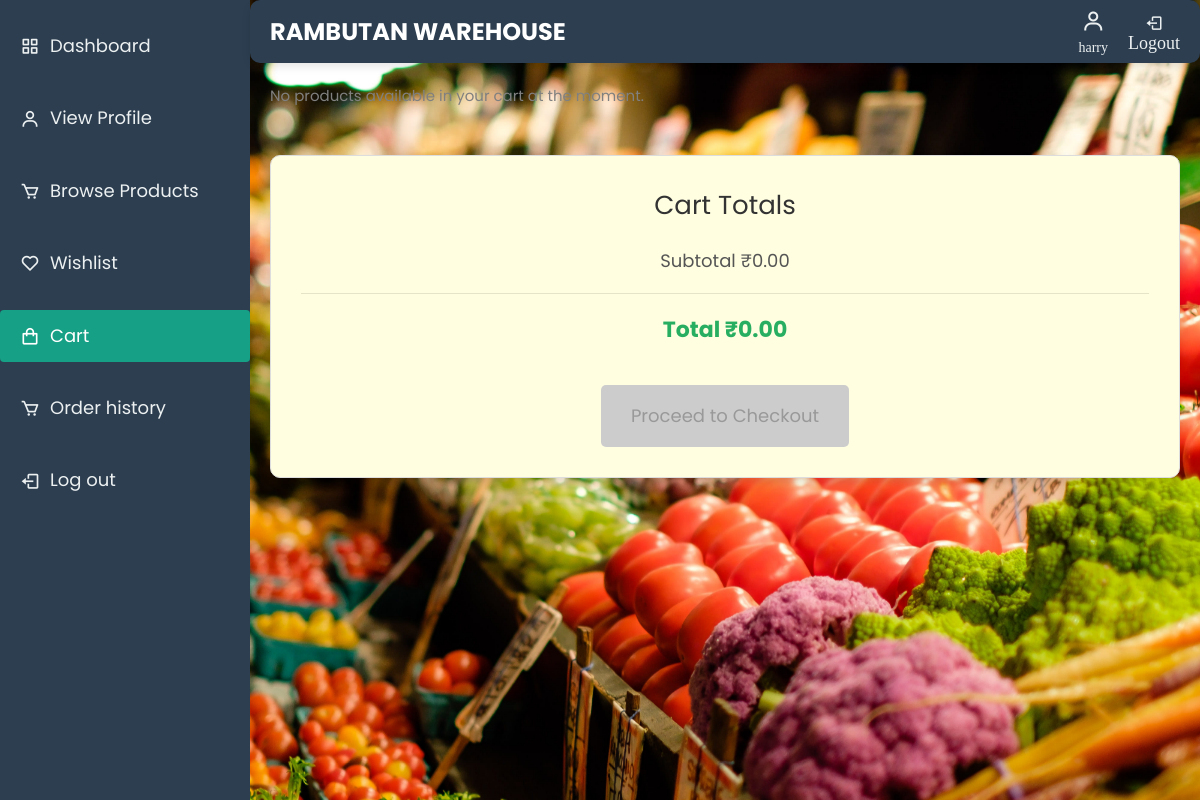
/cart/ (signed in), run on an earlier commit of the app's database.
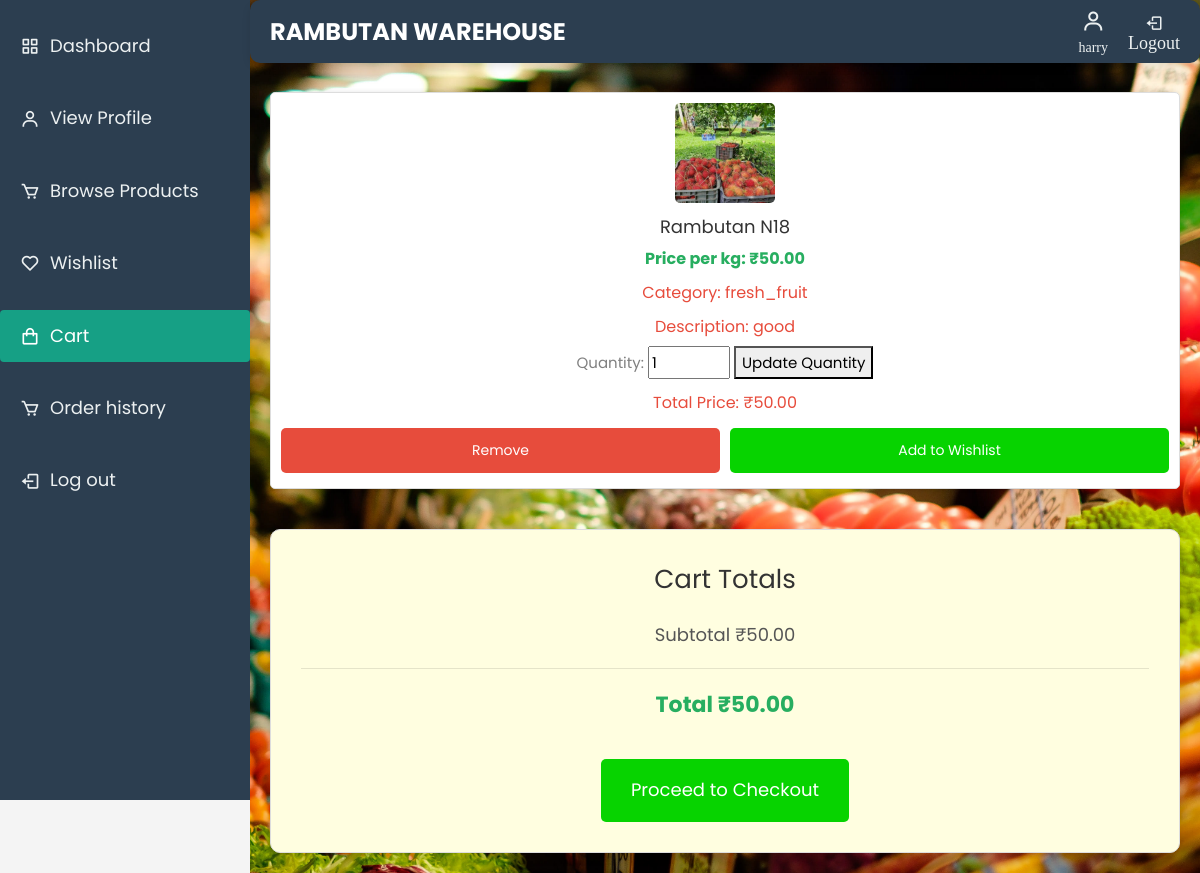
And on a later commit of the database.
### warehouse/models.py (models this page shows, shortened)
class Cart(models.Model):
    user = models.ForeignKey(settings.AUTH_USER_MODEL, on_delete=models.CASCADE, related_name='carts')
    rambutan_post = models.ForeignKey(RambutanPost, on_delete=models.CASCADE, related_name='carts')
    quantity = models.PositiveIntegerField(default=1)
    price = models.DecimalField(max_digits=10, decimal_places=2, null=True, blank=True)
    total_price = models.DecimalField(max_digits=10, decimal_places=2, null=True, blank=True)
    added_at = models.DateTimeField(auto_now_add=True)
    class Meta:
        unique_together = ('user', 'rambutan_post')

class RambutanPost(models.Model):
    farmer = models.ForeignKey('FarmerDetails', on_delete=models.CASCADE, related_name='rambutan_posts')
    PRODUCT_CHOICES = sorted([
        ('Binjai', 'Binjai'),
        ('Caesar', 'Caesar'),
        ('E35', 'E35'),
        ('Hg Deli Baling', 'Hg Deli Baling'),
        ('Jarum Emas', 'Jarum Emas'),
        ('Maharlika', 'Maharlika'),
        ('Malwana', 'Malwana'),
        ('Muar Gading', 'Muar Gading'),
        ('Rambutan N18', 'Rambutan N18'),
        ('Rongrien', 'Rongrien'),
        ('School Boy', 'School Boy'),
        ('other', 'Other')  # 'Other' option placed last
    ], key=lambda x: (x[0] != 'other', x[0]))  # Ensures 'Other' is last
    product = models.CharField(max_length=255, choices=PRODUCT_CHOICES)
    CATEGORY_CHOICES = [
        ('fresh_fruit', 'Fresh Fruit'),
        ('juice', 'Juice'),
        ('pickle', 'Pickle'),
        ('wine', 'Wine'),
    ]
    category = models.CharField(max_length=20, choices=CATEGORY_CHOICES)
    quantity_type = models.CharField(max_length=10, choices=[('kg', 'Kilograms'), ('L', 'Litres')])
    quantity = models.PositiveIntegerField(default=1)
    quantity_left = models.PositiveIntegerField(default=0)
    price = models.DecimalField(max_digits=10, decimal_places=2)
    image = models.ImageField(upload_to='rambutan_images/')
    description = models.TextField()
    created_at = models.DateTimeField(auto_now_add=True)
    is_available = models.BooleanField(default=True)

### warehouse/views.py (the view)
# urls.py: path('cart/', views.cart, name='cart'),
@login_required
@cache_control(no_cache=True, must_revalidate=True, no_store=True)
def cart(request):
    cart_items = Cart.objects.filter(user=request.user)
    for item in cart_items:
        item.total_price = item.price * item.quantity
    total_price = sum(item.total_price for item in cart_items)
    context = {
        'cart_items': cart_items,
        'total_price': total_price,
    }
    return render(request, 'cart.html', context)

### warehouse/templates/cart.html (shortened to what the changed rows need)
{% load static %}
<!DOCTYPE html>
<html lang="en" dir="ltr">
<head>
    <link rel="stylesheet" href="{% static 'css/open-iconic-bootstrap.min.css' %}">
    <link rel="stylesheet" href="{% static 'css/animate.css' %}">
    <link rel="stylesheet" href="{% static 'css/owl.carousel.min.css' %}">
    <link rel="stylesheet" href="{% static 'css/owl.theme.default.min.css' %}">
    <link rel="stylesheet" href="{% static 'css/magnific-popup.css' %}">
    <link rel="stylesheet" href="{% static 'css/aos.css' %}">
    <link rel="stylesheet" href="{% static 'css/ionicons.min.css' %}">
    <link rel="stylesheet" href="{% static 'css/bootstrap-datepicker.css' %}">
    <link rel="stylesheet" href="{% static 'css/jquery.timepicker.css' %}">
    <link rel="stylesheet" href="{% static 'css/flaticon.css' %}">
    <link rel="stylesheet" href="{% static 'css/icomoon.css' %}">
    <link rel="stylesheet" href="{% static 'css/style.css' %}">
   <link href="https://unpkg.com/boxicons@2.0.7/css/boxicons.min.css" rel="stylesheet">
   <link href="https://cdn.jsdelivr.net/npm/sweetalert2@11/dist/sweetalert2.min.css" rel="stylesheet">
</head>
<body>
    <section class="home-section">
<div class="main-content">
    <h2> Cart</h2>
    <div class="product-listing">
        {% for item in cart_items %}
        <div class="product" id="product-{{ item.id }}">
            <img src="{% if item.rambutan_post.image %}/media/{{ item.rambutan_post.image }}{% else %}{% static 'images/default_product.jpg' %}{% endif %}" alt="{{ item.rambutan_post.name }}" width="100px">
            <h3>{{ item.rambutan_post.product }}</h3>
            <p class="price">Price per {{item.rambutan_post.quantity_type}}: ₹<span id="price-{{ item.id }}">{{ item.price }}</span></p>
            <p>Category: {{ item.rambutan_post.category }}</p>
            <p>Description: {{ item.rambutan_post.description }}</p>
            <form
    action="{% url 'update_cart_item_quantity' item.id %}"
    method="POST"
    class="update-quantity-form"
    data-current-quantity="{{ item.rambutan_post.quantity_left }}">
    <label for="quantity-{{ item.id }}">Quantity:</label>
    <input
        type="number"
        id="quantity-{{ item.id }}"
        name="quantity"
        value="{{ item.quantity }}"
        min="1"
        max="{{ item.rambutan_post.quantity_left }}"
    >
    <button type="submit" class="update-button" {% if not item.rambutan_post.is_available %} disabled {% endif %}>Update Quantity</button>
</form>
            <p>Total Price: ₹<span id="total-price-{{ item.id }}">{{ item.total_price }}</span></p>
            <div class="cart-buttons">
                <button class="remove"><a href="{% url 'remove_cart_item' item.id %}">Remove</a></button>
                {% if item.rambutan_post.is_available %}
                    <button class="add"><a href="{% url 'add_to_wishlist' item.rambutan_post.id %}">Add to Wishlist</a></button>
                {% endif %}
            </div>
        </div>
        {% empty %}
        <p>No products available in your cart at the moment.</p>
        {% endfor %}
    </div>
    <div class="cart-total-box">
        <h3>Cart Totals</h3>
        <p>
            <span>Subtotal</span>
            <span>₹{{ total_price|floatformat:2 }}</span>
        </p>
        <hr>
        <p class="total-price">
            <span>Total</span>
            <span>₹{{ total_price|floatformat:2 }}</span>
        </p>
        <a href="{% url 'place_order' %}" class="checkout-btn {% if total_price == 0.00 %}disabled{% endif %}">Proceed to Checkout</a>
    </div>
</div>
</section>
</body>
</html>

What changed in the data, as far as the page shows it:
added Cart: rambutan_post.image (picture), rambutan_post.product "Rambutan N18", rambutan_post.quantity_type "kg", price "50.00", rambutan_post.category "fresh_fruit", rambutan_post.description "good", quantity "1", total_price "50.00", shows "Add to Wishlist"
Also different on the page:
{{ total_price|floatformat:2 }}: "0.00" → "50.00"
text no longer shown: "No products available in your cart at the moment."
